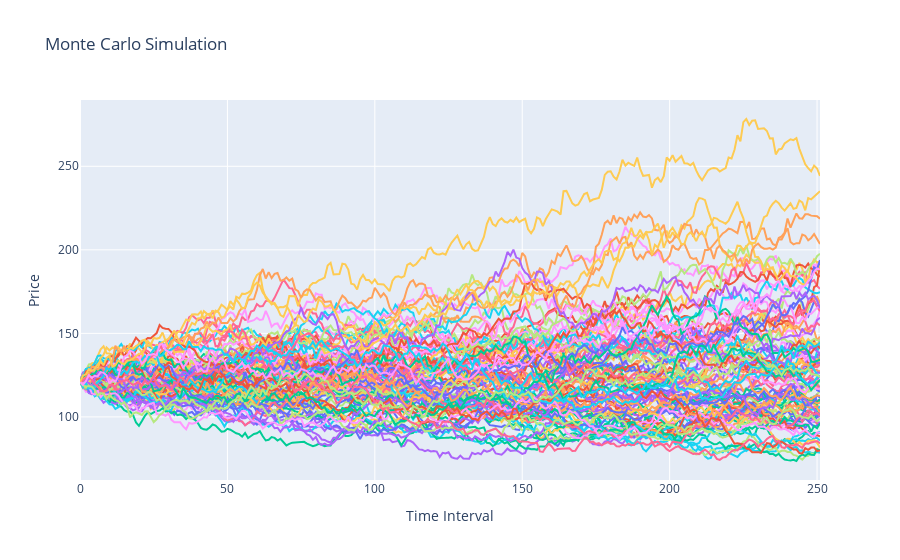

The notebook cell this image was saved under:
### Code cell
plots = []

for i in range(100,200):
    plot = go.Scatter(y = daily_price[:, i])
    plots.append(plot)


layout = go.Layout(title = f'Monte Carlo Simulation', yaxis = dict(title = 'Price'), 
                   xaxis = dict(title = 'Time Interval'), showlegend=False)    

fig = go.Figure(data=plots, layout=layout)
fig.show()

### Figure 1 — Plotly figure (JSON) as saved in the notebook; plotly's stock layout.template omitted (floating-point values rounded to 4 significant figures; data arrays with more than 128 entries replaced by an {"elided": "..."} marker saying what was removed)
{"data": [{"type": "scatter", "y": {"elided": "252 float values"}}, {"type": "scatter", "y": {"elided": "252 float values"}}, {"type": "scatter", "y": {"elided": "252 float values"}}, {"type": "scatter", "y": {"elided": "252 float values"}}, {"type": "scatter", "y": {"elided": "252 float values"}}, {"type": "scatter", "y": {"elided": "252 float values"}}, {"type": "scatter", "y": {"elided": "252 float values"}}, {"type": "scatter", "y": {"elided": "252 float values"}}, {"type": "scatter", "y": {"elided": "252 float values"}}, {"type": "scatter", "y": {"elided": "252 float values"}}, {"type": "scatter", "y": {"elided": "252 float values"}}, {"type": "scatter", "y": {"elided": "252 float values"}}, {"type": "scatter", "y": {"elided": "252 float values"}}, {"type": "scatter", "y": {"elided": "252 float values"}}, {"type": "scatter", "y": {"elided": "252 float values"}}, {"type": "scatter", "y": {"elided": "252 float values"}}, {"type": "scatter", "y": {"elided": "252 float values"}}, {"type": "scatter", "y": {"elided": "252 float values"}}, {"type": "scatter", "y": {"elided": "252 float values"}}, {"type": "scatter", "y": {"elided": "252 float values"}}, {"type": "scatter", "y": {"elided": "252 float values"}}, {"type": "scatter", "y": {"elided": "252 float values"}}, {"type": "scatter", "y": {"elided": "252 float values"}}, {"type": "scatter", "y": {"elided": "252 float values"}}, {"type": "scatter", "y": {"elided": "252 float values"}}, {"type": "scatter", "y": {"elided": "252 float values"}}, {"type": "scatter", "y": {"elided": "252 float values"}}, {"type": "scatter", "y": {"elided": "252 float values"}}, {"type": "scatter", "y": {"elided": "252 float values"}}, {"type": "scatter", "y": {"elided": "252 float values"}}, {"type": "scatter", "y": {"elided": "252 float values"}}, {"type": "scatter", "y": {"elided": "252 float values"}}, {"type": "scatter", "y": {"elided": "252 float values"}}, {"type": "scatter", "y": {"elided": "252 float values"}}, {"type": "scatter", "y": {"elided": "252 float values"}}, {"type": "scatter", "y": {"elided": "252 float values"}}, {"type": "scatter", "y": {"elided": "252 float values"}}, {"type": "scatter", "y": {"elided": "252 float values"}}, {"type": "scatter", "y": {"elided": "252 float values"}}, {"type": "scatter", "y": {"elided": "252 float values"}}, {"type": "scatter", "y": {"elided": "252 float values"}}, {"type": "scatter", "y": {"elided": "252 float values"}}, {"type": "scatter", "y": {"elided": "252 float values"}}, {"type": "scatter", "y": {"elided": "252 float values"}}, {"type": "scatter", "y": {"elided": "252 float values"}}, {"type": "scatter", "y": {"elided": "252 float values"}}, {"type": "scatter", "y": {"elided": "252 float values"}}, {"type": "scatter", "y": {"elided": "252 float values"}}, {"type": "scatter", "y": {"elided": "252 float values"}}, {"type": "scatter", "y": {"elided": "252 float values"}}, {"type": "scatter", "y": {"elided": "252 float values"}}, {"type": "scatter", "y": {"elided": "252 float values"}}, {"type": "scatter", "y": {"elided": "252 float values"}}, {"type": "scatter", "y": {"elided": "252 float values"}}, {"type": "scatter", "y": {"elided": "252 float values"}}, {"type": "scatter", "y": {"elided": "252 float values"}}, {"type": "scatter", "y": {"elided": "252 float values"}}, {"type": "scatter", "y": {"elided": "252 float values"}}, {"type": "scatter", "y": {"elided": "252 float values"}}, {"type": "scatter", "y": {"elided": "252 float values"}}, {"type": "scatter", "y": {"elided": "252 float values"}}, {"type": "scatter", "y": {"elided": "252 float values"}}, {"type": "scatter", "y": {"elided": "252 float values"}}, {"type": "scatter", "y": {"elided": "252 float values"}}, {"type": "scatter", "y": {"elided": "252 float values"}}, {"type": "scatter", "y": {"elided": "252 float values"}}, {"type": "scatter", "y": {"elided": "252 float values"}}, {"type": "scatter", "y": {"elided": "252 float values"}}, {"type": "scatter", "y": {"elided": "252 float values"}}, {"type": "scatter", "y": {"elided": "252 float values"}}, {"type": "scatter", "y": {"elided": "252 float values"}}, {"type": "scatter", "y": {"elided": "252 float values"}}, {"type": "scatter", "y": {"elided": "252 float values"}}, {"type": "scatter", "y": {"elided": "252 float values"}}, {"type": "scatter", "y": {"elided": "252 float values"}}, {"type": "scatter", "y": {"elided": "252 float values"}}, {"type": "scatter", "y": {"elided": "252 float values"}}, {"type": "scatter", "y": {"elided": "252 float values"}}, {"type": "scatter", "y": {"elided": "252 float values"}}, {"type": "scatter", "y": {"elided": "252 float values"}}, {"type": "scatter", "y": {"elided": "252 float values"}}, {"type": "scatter", "y": {"elided": "252 float values"}}, {"type": "scatter", "y": {"elided": "252 float values"}}, {"type": "scatter", "y": {"elided": "252 float values"}}, {"type": "scatter", "y": {"elided": "252 float values"}}, {"type": "scatter", "y": {"elided": "252 float values"}}, {"type": "scatter", "y": {"elided": "252 float values"}}, {"type": "scatter", "y": {"elided": "252 float values"}}, {"type": "scatter", "y": {"elided": "252 float values"}}, {"type": "scatter", "y": {"elided": "252 float values"}}, {"type": "scatter", "y": {"elided": "252 float values"}}, {"type": "scatter", "y": {"elided": "252 float values"}}, {"type": "scatter", "y": {"elided": "252 float values"}}, {"type": "scatter", "y": {"elided": "252 float values"}}, {"type": "scatter", "y": {"elided": "252 float values"}}, {"type": "scatter", "y": {"elided": "252 float values"}}, {"type": "scatter", "y": {"elided": "252 float values"}}, {"type": "scatter", "y": {"elided": "252 float values"}}, {"type": "scatter", "y": {"elided": "252 float values"}}, {"type": "scatter", "y": {"elided": "252 float values"}}], "layout": {"autosize": true, "showlegend": false, "title": {"text": "Monte Carlo Simulation"}, "xaxis": {"autorange": true, "range": [0, 251], "title": {"text": "Time Interval"}}, "yaxis": {"autorange": true, "range": [62.23, 289.7], "title": {"text": "Price"}, "type": "linear"}}}
